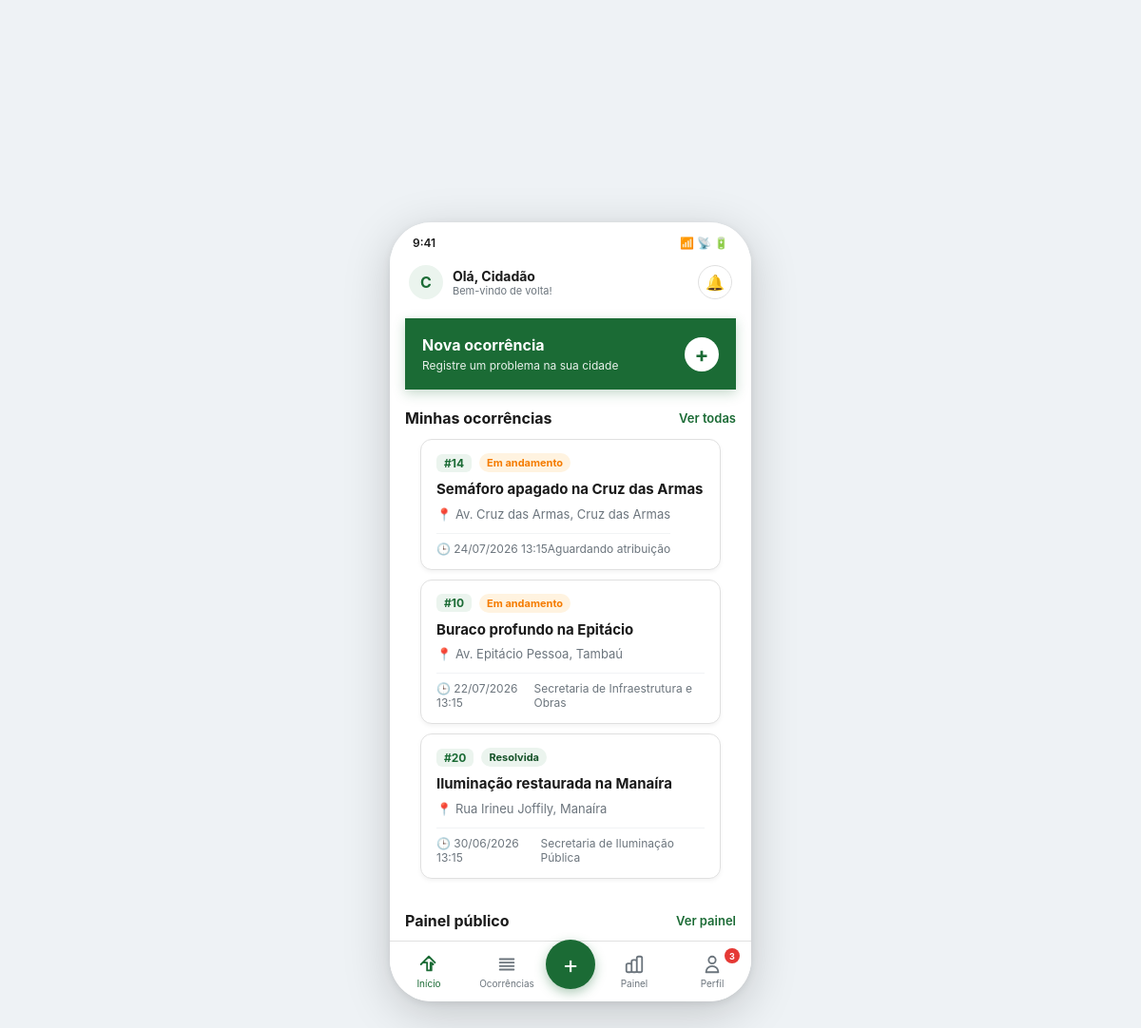
Screenshot of /?page=home (signed in) with the database file from the repository.
### tables this page shows
CREATE TABLE IF NOT EXISTS localizacoes (
    id INT AUTO_INCREMENT PRIMARY KEY,
    ocorrencia_id INT NOT NULL,
    estado VARCHAR(2) NOT NULL DEFAULT 'PB',
    cidade VARCHAR(255) NOT NULL DEFAULT 'João Pessoa',
    bairro VARCHAR(255) NOT NULL,
    rua VARCHAR(255) NOT NULL,
    numero VARCHAR(50) NULL,
    latitude DECIMAL(10,8) DEFAULT 0,
    longitude DECIMAL(11,8) DEFAULT 0,
    FOREIGN KEY (ocorrencia_id) REFERENCES ocorrencias(id) ON DELETE CASCADE
);

CREATE TABLE IF NOT EXISTS ocorrencias (
    id INT AUTO_INCREMENT PRIMARY KEY,
    titulo VARCHAR(255) NOT NULL,
    descricao TEXT NOT NULL,
    categoria ENUM('buraco_na_via', 'iluminacao_publica', 'alagamento', 'terreno_baldio', 'limpeza_urbana', 'outros') NOT NULL,
    status ENUM('em_andamento', 'encaminhada', 'resolvida', 'cancelada', 'atrasada') NOT NULL DEFAULT 'em_andamento',
    prioridade ENUM('baixa', 'media', 'alta') NOT NULL DEFAULT 'media',
    usuario_id INT NOT NULL,
    secretaria_id INT NULL,
    data_registro TIMESTAMP DEFAULT CURRENT_TIMESTAMP,
    prazo_resolucao DATE NULL,
    data_conclusao TIMESTAMP NULL,
    justificativa_cancelamento TEXT NULL,
    FOREIGN KEY (usuario_id) REFERENCES usuarios(id) ON DELETE CASCADE,
    FOREIGN KEY (secretaria_id) REFERENCES secretarias(id) ON DELETE SET NULL
);

CREATE TABLE IF NOT EXISTS secretarias (
    id INT AUTO_INCREMENT PRIMARY KEY,
    nome VARCHAR(255) NOT NULL,
    categoria_responsavel ENUM('buraco_na_via', 'iluminacao_publica', 'alagamento', 'terreno_baldio', 'limpeza_urbana', 'outros') NOT NULL,
    prefeitura_id INT NOT NULL,
    FOREIGN KEY (prefeitura_id) REFERENCES prefeituras(id) ON DELETE CASCADE
);

### controllers/OcorrenciaController.php (called while the page is built, shortened)
<?php
require_once __DIR__ . '/../models/Ocorrencia.php';
class OcorrenciaController {
    private Ocorrencia $ocorrenciaModel;
    public function __construct() {
        $db = Database::getInstance();
        $this->ocorrenciaModel = new Ocorrencia($db);
    }
    public function home(): void {
        $idUsuario = $_SESSION['user_id'];
        $minhasOcorrencias = $this->ocorrenciaModel->findByUsuario($idUsuario, 3);
        require_once __DIR__ . '/../views/home/index.php';
    }
}

### config/config.php (called while the page is built, shortened)
<?php
function sanitize(string $dados): string {
    return htmlspecialchars(trim($dados), ENT_QUOTES, 'UTF-8');
}

### models/Ocorrencia.php (called while the page is built, shortened)
<?php
class Ocorrencia {
    private PDO $db;
    public function __construct(PDO $db) {
        $this->db = $db;
    }
    public function findByUsuario(int $idUsuario, int $limite = 10): array {
        $query = "SELECT o.*, l.bairro, l.rua, l.cidade, s.nome AS secretaria_nome
                FROM ocorrencias o
                LEFT JOIN localizacoes l ON o.id = l.ocorrencia_id
                LEFT JOIN secretarias s ON o.secretaria_id = s.id
                WHERE o.usuario_id = :user_id
                ORDER BY o.data_registro DESC
                LIMIT :limit";
        $consulta = $this->db->prepare($query);
        $consulta->bindValue(':user_id', $idUsuario, PDO::PARAM_INT);
        $consulta->bindValue(':limit', $limite, PDO::PARAM_INT);
        $consulta->execute();
        return $consulta->fetchAll();
    }
}

### views/home/index.php (the view, shortened to what this page needs)
<?php
require_once __DIR__ . '/../layout/header.php';
$nomeUsuario = (!empty($user) && !empty($user['nome'])) ? $user['nome'] : 'Cidadão';
$inicial = strtoupper(mb_substr($nomeUsuario, 0, 1, 'UTF-8'));
$primeiroNome = sanitize(explode(' ', $nomeUsuario)[0] ?? 'Cidadão');
?>
<div class="top-bar">
    <div style="display:flex; align-items:center; gap:10px;">
        <div style="width: 36px; height: 36px; border-radius: 50%; background: var(--green-bg); color: var(--green); display:flex; align-items:center; justify-content:center; font-weight:700;">
            <?= $inicial ?>
        </div>
        <div>
            <div style="font-size:14px; font-weight:700; color:var(--text);">Olá, <?= $primeiroNome ?></div>
            <div style="font-size:11px; color:var(--text-muted);">Bem-vindo de volta!</div>
        </div>
    </div>
    <a href="?page=notificacoes" class="btn-icon" title="Notificações" style="position:relative;">
        🔔
    </a>
</div>
<div class="content">
    <div style="background: var(--green); border-radius: var(--radius); padding: 18px; color: #fff; display: flex; justify-content: space-between; align-items: center; margin-bottom: 20px; box-shadow: 0 4px 12px rgba(27,107,53,0.25);">
        <div>
            <h3 style="font-size: 16px; font-weight: 700; margin-bottom: 4px;">Nova ocorrência</h3>
            <p style="font-size: 12px; opacity: 0.9;">Registre um problema na sua cidade</p>
        </div>
        <a href="?page=nova-ocorrencia" style="width: 36px; height: 36px; border-radius: 50%; background: #ffffff; color: var(--green); display: flex; align-items: center; justify-content: center; font-size: 22px; text-decoration: none; font-weight: 700;">+</a>
    </div>
    <div style="display:flex; justify-content:space-between; align-items:center; margin-bottom: 12px;">
        <h3 style="font-size: 16px; font-weight: 700;">Minhas ocorrências</h3>
        <a href="?page=ocorrencias" style="font-size: 13px; color: var(--green); font-weight: 600; text-decoration: none;">Ver todas</a>
    </div>
    <?php if (empty($minhasOcorrencias)): ?>
        <div class="card" style="text-align: center; padding: 24px 16px; color: var(--text-muted);">
            <div style="font-size: 32px; margin-bottom: 8px;">📋</div>
            <p style="font-size: 14px;">Você ainda não registrou nenhuma ocorrência.</p>
        </div>
    <?php else: ?>
        <?php foreach ($minhasOcorrencias as $oc): ?>
            <?php
                $badgeClass = 'badge-orange';
                $statusText = 'Em andamento';
                if ($oc['status'] === 'encaminhada') { $badgeClass = 'badge-blue'; $statusText = 'Encaminhada'; }
                elseif ($oc['status'] === 'resolvida') { $badgeClass = 'badge-green'; $statusText = 'Resolvida'; }
                elseif ($oc['status'] === 'cancelada') { $badgeClass = 'badge-red'; $statusText = 'Cancelada'; }
                elseif ($oc['status'] === 'atrasada') { $badgeClass = 'badge-red'; $statusText = 'Atrasada'; }
            ?>
            <a href="?page=ocorrencia/detalhe&id=<?= $oc['id'] ?>" class="card occurrence-card">
                <div class="header">
                    <span class="id-tag">#<?= $oc['id'] ?></span>
                    <span class="badge <?= $badgeClass ?>"><?= $statusText ?></span>
                </div>
                <div class="title"><?= sanitize($oc['titulo']) ?></div>
                <div class="location">
                    📍 <?= sanitize($oc['rua'] . ', ' . $oc['bairro']) ?>
                </div>
                <div class="footer">
                    <span>🕒 <?= date('d/m/Y H:i', strtotime($oc['data_registro'])) ?></span>
                    <span><?= sanitize($oc['secretaria_nome'] ?? 'Aguardando atribuição') ?></span>
                </div>
            </a>
        <?php endforeach; ?>
    <?php endif; ?>
    <div style="display:flex; justify-content:space-between; align-items:center; margin: 24px 0 12px 0;">
        <h3 style="font-size: 16px; font-weight: 700;">Painel público</h3>
        <a href="?page=painel" style="font-size: 13px; color: var(--green); font-weight: 600; text-decoration: none;">Ver painel</a>
    </div>
</div>
<?php
require_once __DIR__ . '/../layout/nav.php';
require_once __DIR__ . '/../layout/footer.php';
?>

### public/css/style.css (style rules this page uses)
:root { --green: #1B6B35; --green-light: #2E8B4A; --green-bg: #EBF4EE; --green-text: #155228; --orange: #F57C00; --orange-bg: #FFF3E0; --blue: #1565C0; --blue-bg: #E3F0FF; --gray-50: #F8F9FA; --gray-100: #F1F3F5; --gray-200: #E9ECEF; --gray-400: #ADB5BD; --gray-600: #6C757D; --gray-800: #343A40; --border: #E0E0E0; --text: #1A1A1A; --text-muted: #6C757D; --font-family: -apple-system, BlinkMacSystemFont, 'Segoe UI', Roboto, Helvetica, Arial, sans-serif; --shadow-sm: 0 2px 4px rgba(0,0,0,0.05); --shadow-md: 0 8px 40px rgba(0,0,0,0.14); }
* { box-sizing: border-box; margin: 0; padding: 0; font-family: var(--font-family); -webkit-tap-highlight-color: transparent; }
body { background: #eef2f5; color: var(--text); display: flex; justify-content: center; align-items: center; min-height: 100vh; padding: 20px 0; overflow: hidden; }
.screen-body, .content { flex: 1; overflow-y: auto; -webkit-overflow-scrolling: touch; display: flex; flex-direction: column; justify-content: flex-start; padding: 12px 16px 24px; }
.top-bar { display: flex; align-items: center; justify-content: space-between; padding: 14px 20px 8px; background: #fff; flex-shrink: 0; }
.btn-icon { width: 36px; height: 36px; border-radius: 50%; border: 1px solid var(--border); display: flex; align-items: center; justify-content: center; color: var(--text); text-decoration: none; font-size: 16px; background: #fff; }
.card { background: #fff; border: 1px solid var(--border); border-radius: 14px; padding: 16px; box-shadow: var(--shadow-sm); display: flex; flex-direction: column; gap: 8px; text-decoration: none; color: inherit; transition: transform 0.15s ease, box-shadow 0.15s ease; margin-bottom: 10px; }
.occurrence-card, .occ-list-card { background: #fff; border: 1px solid var(--border); border-radius: 14px; padding: 16px; margin-bottom: 12px; box-shadow: var(--shadow-sm); display: flex; flex-direction: column; gap: 8px; text-decoration: none; color: inherit; transition: border-color 0.2s ease, box-shadow 0.2s ease; }
.occurrence-card .header, .occ-list-top { display: flex; align-items: center; justify-content: space-between; gap: 8px; }
.id-tag { font-size: 12px; font-weight: 700; color: var(--green); background: var(--green-bg); padding: 2px 8px; border-radius: 6px; }
.occurrence-card .title, .occ-list-title { font-size: 15px; font-weight: 700; color: var(--text); line-height: 1.3; }
.occurrence-card .location, .occ-list-addr { font-size: 13px; color: var(--text-muted); }
.occurrence-card .footer, .occ-list-meta { display: flex; align-items: center; justify-content: space-between; font-size: 12px; color: var(--text-muted); border-top: 1px solid var(--gray-100); padding-top: 8px; margin-top: 4px; }
.top-bar { display: flex; justify-content: space-between; align-items: center; padding: 12px 20px 8px; background: #fff; }
.badge { padding: 3px 8px; border-radius: 20px; font-size: 11px; font-weight: 700; white-space: nowrap; flex-shrink: 0; }
.badge-orange { background: var(--orange-bg); color: var(--orange); }
.badge-green { background: var(--green-bg); color: var(--green-text); }
.occurrence-card { margin: 0 16px 10px; border: 1px solid var(--border); border-radius: 12px; padding: 14px 16px; cursor: pointer; display: flex; justify-content: space-between; align-items: flex-start; gap: 8px; text-decoration: none; color: inherit; background: #fff; }

### rows the page displays
localizacoes: ocorrencia "14", statusText "Em andamento", ocorrencia.titulo "Semáforo apagado na Cruz das Armas", rua+bairro "Av. Cruz das Armas, Cruz das Armas", ocorrencia.data_registro "24/07/2026 13:15", secretaria_nome "Aguardando atribuição"
ocorrencias: id "10", statusText "Em andamento", titulo "Buraco profundo na Epitácio", localizacoes.rua+bairro "Av. Epitácio Pessoa, Tambaú", data_registro "22/07/2026 13:15", secretaria.nome "Secretaria de Infraestrutura e Obras"
ocorrencias: id "20", status "Resolvida", titulo "Iluminação restaurada na Manaíra", localizacoes.rua+bairro "Rua Irineu Joffily, Manaíra", data_registro "30/06/2026 13:15", secretaria.nome "Secretaria de Iluminação Pública"

### other values shown
$inicial "C"
$primeiroNome "Cidadão"
$unreadNotifsCount "3"
